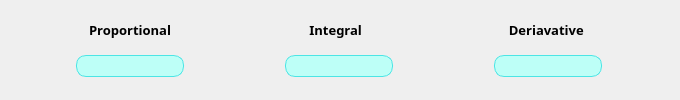
     <widget class="QWidget" name="" native="true">
      <property name="sizePolicy">
       <sizepolicy hsizetype="Fixed" vsizetype="Fixed">
        <horstretch>0</horstretch>
        <verstretch>0</verstretch>
       </sizepolicy>
      </property>
      <property name="minimumSize">
       <size>
        <width>680</width>
        <height>0</height>
       </size>
      </property>
      <property name="maximumSize">
       <size>
        <width>680</width>
        <height>16777215</height>
       </size>
      </property>
      <layout class="QGridLayout" name="gridLayout_3" columnstretch="1,1,1">
       <item row="0" column="0">
        <widget class="QLabel" name="label_user_4">
         <property name="sizePolicy">
          <sizepolicy hsizetype="Preferred" vsizetype="Fixed">
           <horstretch>0</horstretch>
           <verstretch>0</verstretch>
          </sizepolicy>
         </property>
         <property name="font">
          <font>
           <family>微软雅黑</family>
           <pointsize>10</pointsize>
           <weight>75</weight>
           <bold>true</bold>
          </font>
         </property>
         <property name="text">
          <string>Proportional</string>
         </property>
         <property name="alignment">
          <set>Qt::AlignCenter</set>
         </property>
        </widget>
       </item>
       <item row="0" column="1">
        <widget class="QLabel" name="label_user_5">
         <property name="sizePolicy">
          <sizepolicy hsizetype="Preferred" vsizetype="Fixed">
           <horstretch>0</horstretch>
           <verstretch>0</verstretch>
          </sizepolicy>
         </property>
         <property name="font">
          <font>
           <family>微软雅黑</family>
           <pointsize>10</pointsize>
           <weight>75</weight>
           <bold>true</bold>
          </font>
         </property>
         <property name="text">
          <string>Integral  </string>
         </property>
         <property name="alignment">
          <set>Qt::AlignCenter</set>
         </property>
        </widget>
       </item>
       <item row="0" column="2">
        <widget class="QLabel" name="label_user_6">
         <property name="sizePolicy">
          <sizepolicy hsizetype="Preferred" vsizetype="Fixed">
           <horstretch>0</horstretch>
           <verstretch>0</verstretch>
          </sizepolicy>
         </property>
         <property name="font">
          <font>
           <family>微软雅黑</family>
           <pointsize>10</pointsize>
           <weight>75</weight>
           <bold>true</bold>
          </font>
         </property>
         <property name="text">
          <string>Deriavative </string>
         </property>
         <property name="alignment">
          <set>Qt::AlignCenter</set>
         </property>
        </widget>
       </item>
       <item row="1" column="0">
        <widget class="PyDMLineEdit" name="PyDMLineEdit_22">
         <property name="sizePolicy">
          <sizepolicy hsizetype="Fixed" vsizetype="Fixed">
           <horstretch>0</horstretch>
           <verstretch>0</verstretch>
          </sizepolicy>
         </property>
         <property name="toolTip">
          <string/>
         </property>
         <property name="styleSheet">
          <string notr="true">border: 1px solid rgb(76, 229, 229);
background-color: rgb(189, 255, 247);
font: 75 9pt &quot;Arial&quot;;
color: rgb(0, 0, 0);
border-radius : 10px;
height: 20px;
margin-left: 30px;
margin-right: 30px;
</string>
         </property>
         <property name="alignment">
          <set>Qt::AlignCenter</set>
         </property>
         <property name="precision">
          <number>0</number>
         </property>
         <property name="showUnits">
          <bool>false</bool>
         </property>
         <property name="precisionFromPV">
          <bool>true</bool>
         </property>
         <property name="alarmSensitiveContent">
          <bool>false</bool>
         </property>
         <property name="alarmSensitiveBorder">
          <bool>true</bool>
         </property>
         <property name="PyDMToolTip">
          <string/>
         </property>
         <property name="monitorDisp">
          <bool>false</bool>
         </property>
         <property name="channel">
          <string>ca://${MOTOR}.PCOF</string>
         </property>
        </widget>
       </item>
       <item row="1" column="1">
        <widget class="PyDMLineEdit" name="PyDMLineEdit_23">
         <property name="sizePolicy">
          <sizepolicy hsizetype="Fixed" vsizetype="Fixed">
           <horstretch>0</horstretch>
           <verstretch>0</verstretch>
          </sizepolicy>
         </property>
         <property name="toolTip">
          <string/>
         </property>
         <property name="styleSheet">
          <string notr="true">border: 1px solid rgb(76, 229, 229);
background-color: rgb(189, 255, 247);
font: 75 9pt &quot;Arial&quot;;
color: rgb(0, 0, 0);
border-radius : 10px;
height: 20px;
margin-left: 30px;
margin-right: 30px;
</string>
         </property>
         <property name="alignment">
          <set>Qt::AlignCenter</set>
         </property>
         <property name="precision">
          <number>0</number>
         </property>
         <property name="showUnits">
          <bool>false</bool>
         </property>
         <property name="precisionFromPV">
          <bool>true</bool>
         </property>
         <property name="alarmSensitiveContent">
          <bool>false</bool>
         </property>
         <property name="alarmSensitiveBorder">
          <bool>true</bool>
         </property>
         <property name="PyDMToolTip">
          <string/>
         </property>
         <property name="monitorDisp">
          <bool>false</bool>
         </property>
         <property name="channel">
          <string>ca://${MOTOR}.ICOF</string>
         </property>
        </widget>
       </item>
       <item row="1" column="2">
        <widget class="PyDMLineEdit" name="PyDMLineEdit_24">
         <property name="sizePolicy">
          <sizepolicy hsizetype="Fixed" vsizetype="Fixed">
           <horstretch>0</horstretch>
           <verstretch>0</verstretch>
          </sizepolicy>
         </property>
         <property name="toolTip">
          <string/>
         </property>
         <property name="styleSheet">
          <string notr="true">border: 1px solid rgb(76, 229, 229);
background-color: rgb(189, 255, 247);
font: 75 9pt &quot;Arial&quot;;
color: rgb(0, 0, 0);
border-radius : 10px;
height: 20px;
margin-left: 30px;
margin-right: 30px;
</string>
         </property>
         <property name="alignment">
          <set>Qt::AlignCenter</set>
         </property>
         <property name="precision">
          <number>0</number>
         </property>
         <property name="showUnits">
          <bool>false</bool>
         </property>
         <property name="precisionFromPV">
          <bool>true</bool>
         </property>
         <property name="alarmSensitiveContent">
          <bool>false</bool>
         </property>
         <property name="alarmSensitiveBorder">
          <bool>true</bool>
         </property>
         <property name="PyDMToolTip">
          <string/>
         </property>
         <property name="monitorDisp">
          <bool>false</bool>
         </property>
         <property name="channel">
          <string>ca://${MOTOR}.DCOF</string>
         </property>
        </widget>
       </item>
      </layout>
     </widget>
